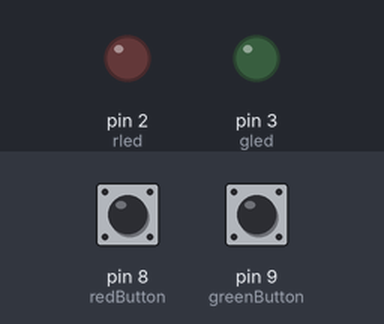
This sketch was run on a simulated Arduino Uno, built with avr-gcc and run on an emulated ATmega328P. Shown: output pins drawn as LEDs (lit = HIGH). The test bench sets the inputs (shaded band); at power-on: pin 8 (redButton) LOW, pin 9 (greenButton) LOW.

Above: at 1.2 s.
1.3 s: pin 8 (redButton) pulled HIGH for 1 s
At 2.1 s:
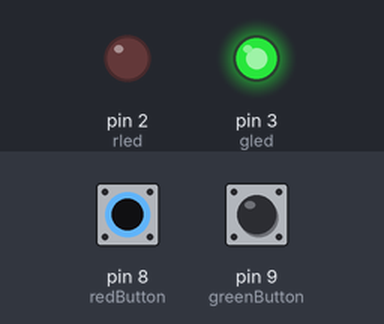
4.3 s: pin 9 (greenButton) pulled HIGH for 1 s
At 4.55 s:
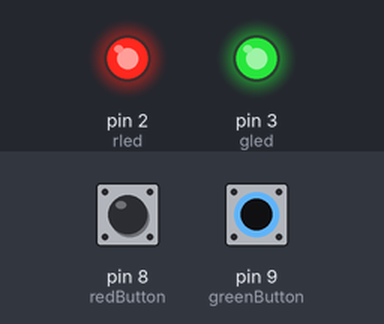
6.8 s: pin 9 (greenButton) pulled HIGH for 0.15 s
At 6.95 s:
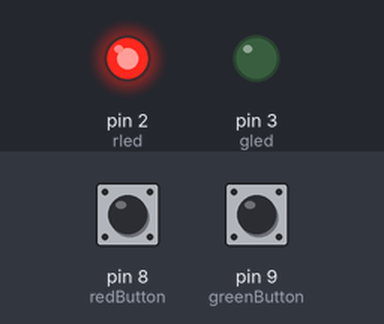
8.5 s: pin 8 (redButton) pulled HIGH for 0.15 s
At 10.1 s:
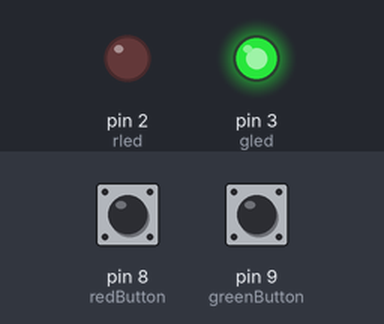
Timing chart, 0 to 11.2 s (numbered marks = the images above; inputs shaded):
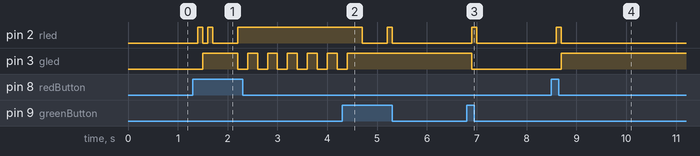

The sketch:

switchCase.ino
```cpp
byte rled = 2;
byte gled = 3;
byte redButton = 8;
byte greenButton = 9;
byte state = 0;
void setup() {
  Serial.begin(9600);
  pinMode(rled,OUTPUT);
  pinMode(gled,OUTPUT);
  pinMode(redButton,INPUT);
  pinMode(greenButton,INPUT);
}

void loop() {
  int redButtonState = digitalRead(redButton);
  int greenButtonState = digitalRead(greenButton);
  if(redButtonState == 1){
    if(state<=5){
      state++;
      delay(100);
    }

  }
  else if(greenButtonState ==1){
    if(state>0){
      state--;
      delay(100);
    }
  }
  switch(state)
  {
    case 1:
    digitalWrite(rled,1);
    digitalWrite(gled,0);
    break;

    case 2:
    digitalWrite(rled,0);
    digitalWrite(gled,1);
    break;

    case 3:
    digitalWrite(rled,1);
    digitalWrite(gled,1);
    break;

    case 4:
    digitalWrite(rled,0);
    delay(200);
    digitalWrite(rled,0);
    delay(200);
    digitalWrite(gled,1);
    break;

    case 5:
    digitalWrite(rled,1);
    digitalWrite(gled,0);
    delay(200);
    digitalWrite(gled,1);
    delay(200);
    break;

    default:
    digitalWrite(rled,0);
    digitalWrite(rled,0);

  }


}
```

Measured:
- after the input at 1.3 s, pin 2 (rled): goes HIGH 0.10 s, LOW 0.10 s, HIGH 0.10 s, LOW 0.50 s, then HIGH, starting after 0.10 s; pin 3 (gled): LOW → HIGH after 0.20 s, then repeats every 0.40 s: LOW 0.20 s, HIGH 0.20 s
- after the input at 4.3 s, pin 2 (rled): HIGH → LOW after 0.40 s, → HIGH 0.50 s later, → LOW 0.10 s later; pin 3 (gled): goes on until 4.4 s, then stays HIGH
- after the input at 6.8 s, pin 2 (rled): LOW → HIGH after 0.10 s, → LOW 0.10 s later; pin 3 (gled): HIGH → LOW after 0.10 s
- after the input at 8.5 s, pin 2 (rled): LOW → HIGH after 0.10 s, → LOW 0.10 s later; pin 3 (gled): LOW → HIGH after 0.20 s
